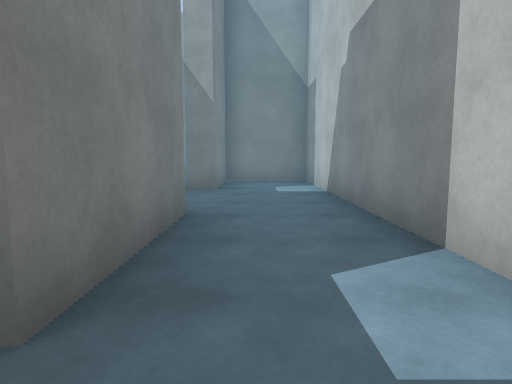
View 1 (above)

15 first-person views from a walk through a scene from a Unity 3-D project. The camera is 1.2 m above the floor, tilts 6° down and sees 75° across. The floor is counted in squares, 2 m on a side. Each view is taken from the middle of a square. On the plan, view 1 faces up. The plan holds only what a view shows up to about 10 squares ahead; the rest is blank. The place goes on beyond the plan. The player is left out. Surface patterns are stand-ins for the level's own textures.

View 2
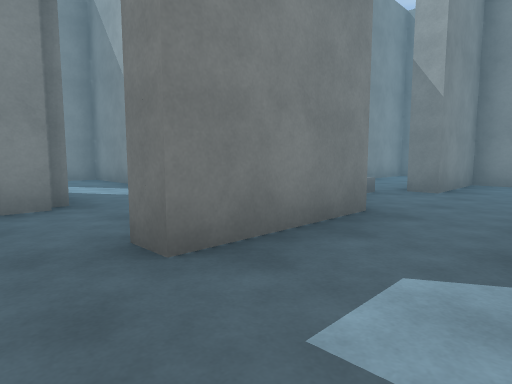

View 3
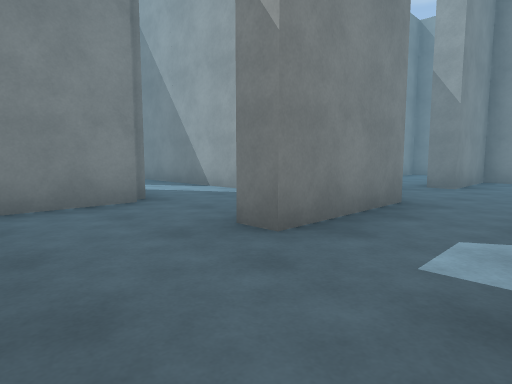

View 4
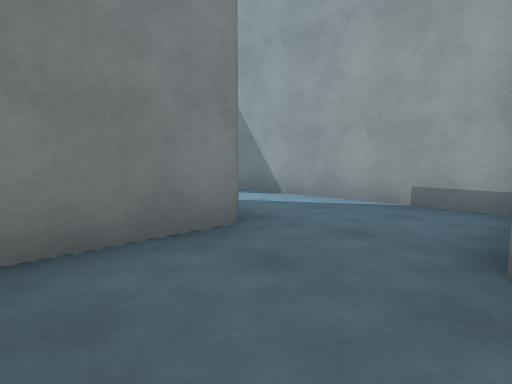

View 5
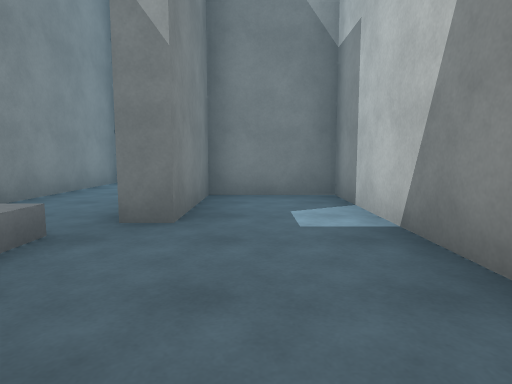

View 6
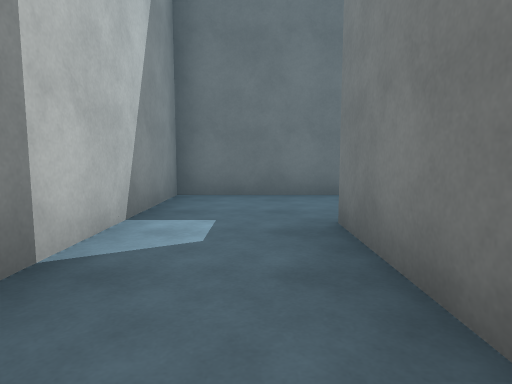

View 7
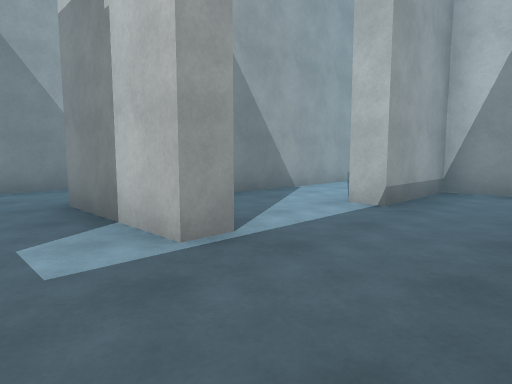

View 8
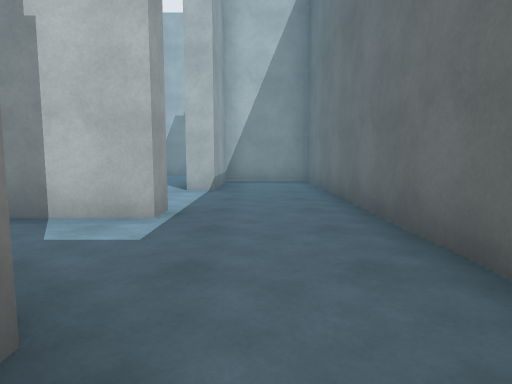

View 9
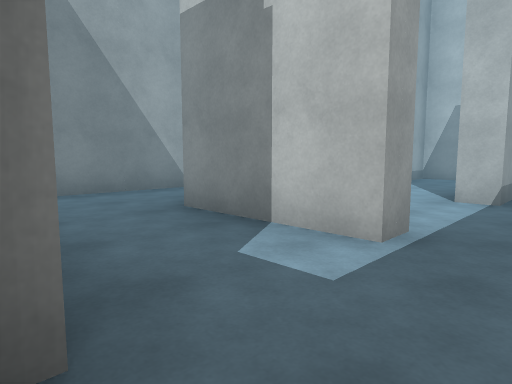

View 10
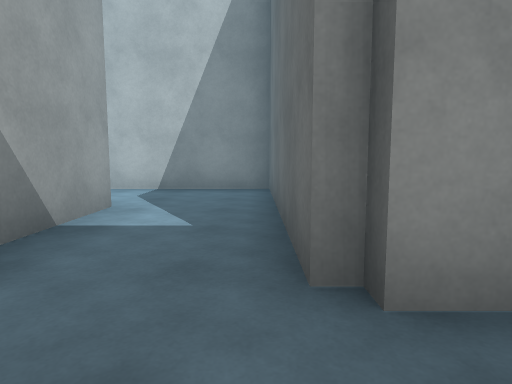

View 11
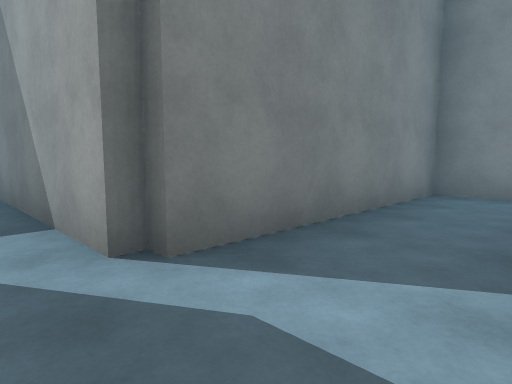

View 12
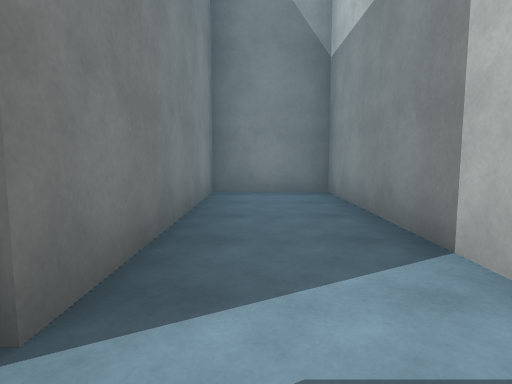

View 13
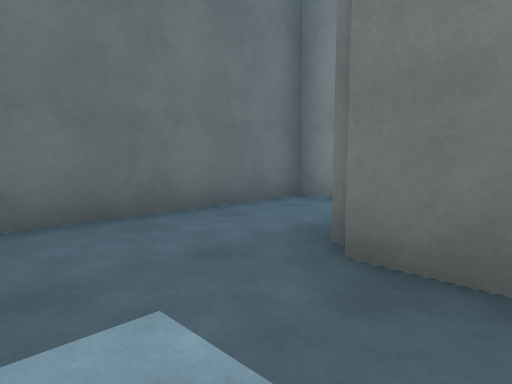

View 14
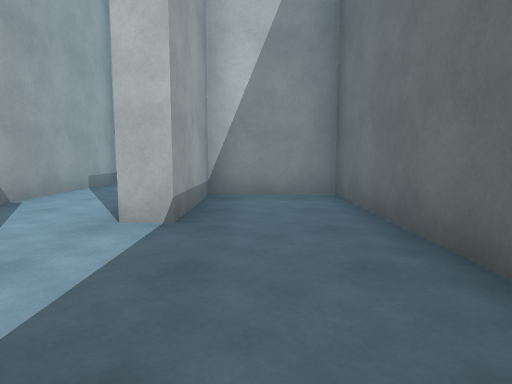

View 15
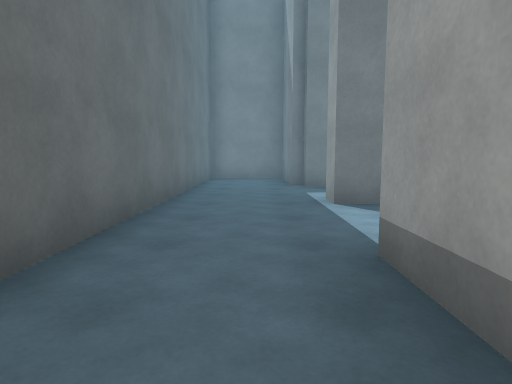

### Floor plan
Points are (right, up) in squares from view 1. A wall is a line through its corners. A room is listed if a view was taken in it or the views show most of it. See-through windows are left out.
Room 1 (views 1, 2, 3, 4, 5, 6)
walls: (-0.7, 3.6) (-0.7, 1) (-1.2, 1); (-3.2, 1.1) (-3.2, -0.8); (-1.4, -1.2) (1.3, -1.2) (1.3, 8.3) (-0.7, 8.3) (-0.7, 6) (-1.2, 6)
ways out: opening at (-2, 1) to room 4; opening at (-1, 5.5) to room 5
Room 2 (views 7, 8, 9, 10, 13, 14, 15)
walls: (-8.2, 1) (-8.7, 1) (-8.7, 3.7); (-10.8, 1.9) (-10.8, 0.8) (-13.3, 0.8) (-13.3, -1.2) (-3.7, -1.2) (-3.7, 0.8) (-6, 0.8) (-6, 1.2); (-8.4, 5.7) (-9.9, 5.7)
ways out: opening at (-8, 5) to room 3; opening at (-7, 2) to room 4
Room 3 (views 11, 12)
walls: (-5.9, 5.7) (-8.4, 5.7); (-3.7, 3.6) (-3.7, 10.8) (-5.7, 10.8) (-5.7, 6); (-8.7, 3.7) (-4, 3.7)
ways out: opening at (-8, 5) to room 2
Room 4 (no view inside)
walls: (-1.2, 2.4) (-1.2, 3.3) (-8.2, 3.3) (-8.2, 1)
ways out: opening at (-2, 1) to room 1; opening at (-7, 2) to room 2
Room 5 (no view inside)
walls: (-3.2, 10.8) (-3.2, 7.1)
ways out: opening at (-1, 5.5) to room 1
objects: block (-2, 5)

Where each view was taken, in squares from view 1:
view 1: 0 up, 0 right, facing up
view 2: 0 up, 1 right, facing up-left
view 3: 1 down, 1 right, facing up-left
view 4: 1 down, 1 left, facing up-left
view 5: 3 up, 0 right, facing up
view 6: 4 up, 0 right, facing down
view 7: 1 down, 10 left, facing up-right
view 8: 0 up, 12 left, facing right
view 9: 0 up, 11 left, facing up-right
view 10: 4 up, 10 left, facing right
view 11: 5 up, 4 left, facing up-left
view 12: 5 up, 5 left, facing up
view 13: 2 up, 9 left, facing down-left
view 14: 0 up, 9 left, facing right
view 15: 0 up, 4 left, facing left
